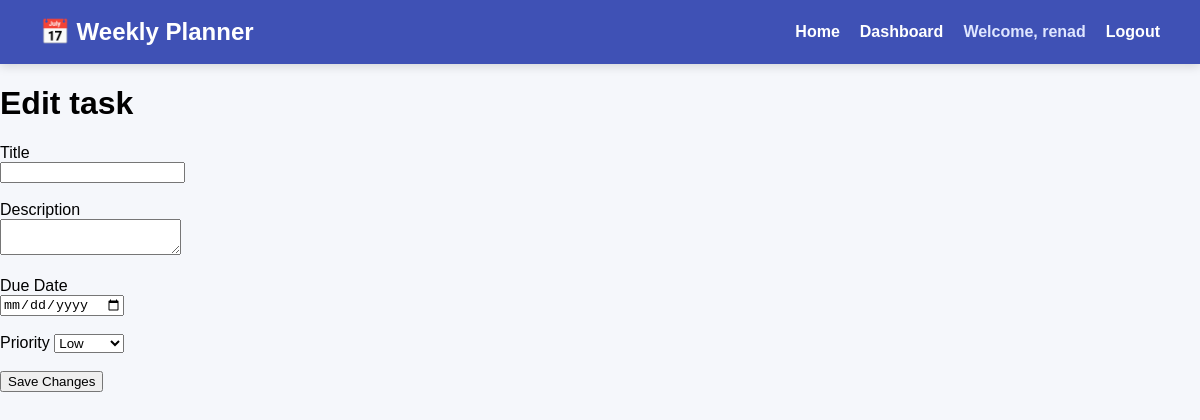
The page /edit_task/5 (signed in) on the database as committed earlier.
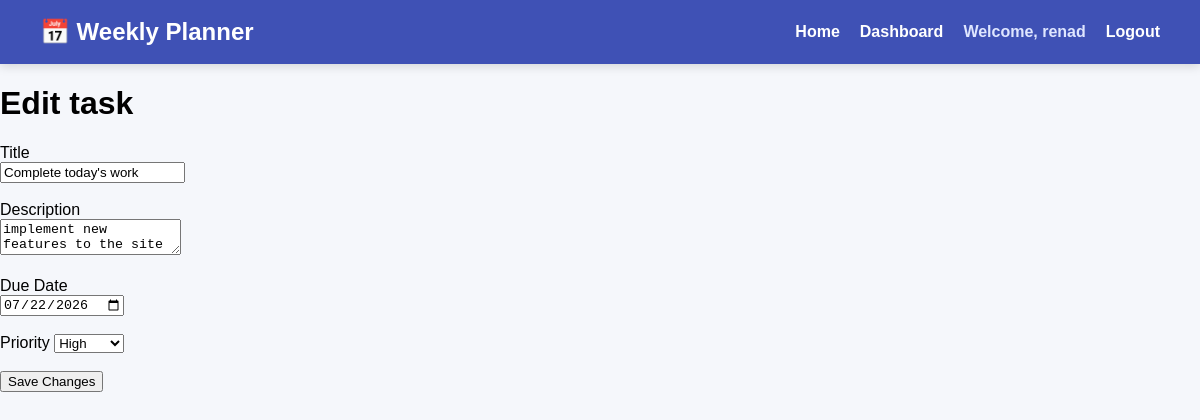
The same page on the database as committed later.
### tables this page shows
CREATE TABLE tasks(
            id INTEGER PRIMARY KEY AUTOINCREMENT,
            title TEXT NOT NULL,
            description TEXT,
            due_date TEXT,
            priority TEXT,
            status TEXT DEFAULT 'Not Started',
            created_at TEXT,
            user_id INTEGER NOT NULL,
            FOREIGN KEY(user_id) REFERENCES users(id)
        );

### routes/tasks.py (the view, shortened to what this page needs)
@tasks.route("/edit_task/<int:task_id>", methods=["GET", "POST"])
def edit_task(task_id):
    if "user_id" not in session:
        return redirect(url_for("auth.login"))
    task = get_task_by_id(task_id, session["user_id"])
    return render_template("edit_task.html", task=task)

### database.py (called while the page is built)
def get_task_by_id(task_id, user_id):
    connection = sqlite3.connect("planner.db")
    connection.row_factory = sqlite3.Row
    cursor = connection.cursor()
    cursor.execute("SELECT * FROM tasks WHERE id =? AND user_id = ?", (task_id, user_id))
    task = cursor.fetchone()
    connection.close()
    return task

### templates/edit_task.html (shortened to what this page needs)
{% extends "base.html" %}
{% block content %}
<h1>Edit task</h1>
<form method="POST">
    <label>Title</label><br>
    <input type="text" name="title" value="{{ task['title']}}" required><br><br>
    <label>Description</label><br>
    <textarea name="description">{{ task['description'] }}</textarea><br><br>
    <label>Due Date</label><br>
    <input type="date" name="due_date" value="{{ task['due_date']}}"><br><br>
    <label>Priority</label>
    <select name="priority">
        <option value="Low" {% if task['priority'] == 'Low' %}selected{% endif %}>Low</option>
        <option value="High" {% if task['priority'] == 'High' %}selected{% endif %}>High</option>
    </select>
    <br><br>
    <button type="submit">Save Changes</button>
</form>
{% endblock %}

Rows that differ between the two databases and show on the page:
added tasks: title "Complete today's work", description "implement new features to the site", due_date "07/22/2026", priority "High"
Other text that changed with them:
form field priority: "Low" → (not shown)
